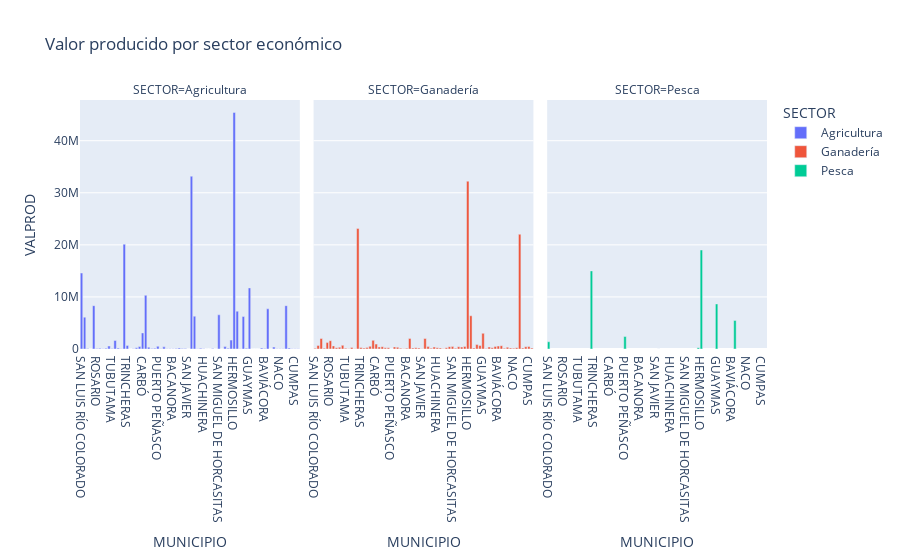

Notebook code cell kept with this figure:
### Code cell
# Graficamos de forma ordenada los municipios con mayor produccion y su sector economico
fig = px.bar(agp_municipios, x='MUNICIPIO', y='VALPROD', color='SECTOR', title='Valor producido por sector económico', facet_col='SECTOR', facet_col_wrap=5)
fig.update_xaxes(categoryorder='total descending')

# Mostrar la figura
fig.show()

### Figure 1 — Plotly figure (JSON) as saved in the notebook; plotly's stock layout.template omitted (floating-point values rounded to 4 significant figures)
{"data": [{"alignmentgroup": "True", "hovertemplate": "SECTOR=Agricultura<br>MUNICIPIO=%{x}<br>VALPROD=%{y}<extra></extra>", "legendgroup": "Agricultura", "marker": {"color": "#636efa", "pattern": {"shape": ""}}, "name": "Agricultura", "offsetgroup": "Agricultura", "orientation": "v", "showlegend": true, "textposition": "auto", "type": "bar", "x": ["ACONCHI", "AGUA PRIETA", "ALAMOS", "ALTAR", "ARIVECHI", "ARIZPE", "ATIL", "BACADÉHUACHI", "BACANORA", "BACERAC", "BACOACHI", "BANÁMICHI", "BAVISPE", "BAVIÁCORA", "BENITO JUÁREZ", "BENJAMÍN HILL", "BÁCUM", "CABORCA", "CAJEME", "CANANEA", "CARBÓ", "CUCURPE", "CUMPAS", "DIVISADEROS", "EMPALME", "ETCHOJOA", "FRONTERAS", "GENERAL PLUTARCO ELÍAS CALLES", "GRANADOS", "GUAYMAS", "HERMOSILLO", "HUACHINERA", "HUATABAMPO", "HUÁSABAS", "HUÉPAC", "IMURIS", "LA COLORADA", "MAGDALENA", "MAZATÁN", "MOCTEZUMA", "NACO", "NACOZARI DE GARCÍA", "NAVOJOA", "NOGALES", "NÁCORI CHICO", "ONAVAS", "OPODEPE", "OQUITOA", "PITIQUITO", "PUERTO PEÑASCO", "QUIRIEGO", "RAYÓN", "ROSARIO", "SAHUARIPA", "SAN FELIPE DE JESÚS", "SAN IGNACIO RÍO MUERTO", "SAN JAVIER", "SAN LUIS RÍO COLORADO", "SAN MIGUEL DE HORCASITAS", "SAN PEDRO DE LA CUEVA", "SANTA ANA", "SANTA CRUZ", "SOYOPA", "SUAQUI GRANDE", "SÁRIC", "TEPACHE", "TRINCHERAS", "TUBUTAMA", "URES", "VILLA HIDALGO", "VILLA PESQUEIRA", "YÉCORA"], "xaxis": "x", "y": [117800.0, 134200.0, 103800.0, 10310000.0, 53150.0, 580100.0, 25950.0, 12410.0, 33010.0, 84520.0, 112700.0, 168000.0, 187200.0, 101900.0, 6237000.0, 160200.0, 7260000.0, 33180000.0, 20130000.0, 225000.0, 3091000.0, 109600.0, 60890.0, 11760.0, 6120000.0, 8322000.0, 471800.0, 1640000.0, 24820.0, 11730000.0, 45420000.0, 50560.0, 7722000.0, 25070.0, 194700.0, 423200.0, 135600.0, 352300.0, 28400.0, 57450.0, 66890.0, 0, 8328000.0, 34400.0, 14900.0, 14890.0, 184600.0, 5596.0, 1705000.0, 521900.0, 80980.0, 173700.0, 98430.0, 148700.0, 52380.0, 6303000.0, 453.5, 14590000.0, 6570000.0, 27520.0, 377200.0, 66380.0, 15430.0, 18480.0, 34600.0, 6580.0, 690800.0, 95090.0, 479000.0, 45850.0, 19420.0, 160600.0], "yaxis": "y"}, {"alignmentgroup": "True", "hovertemplate": "SECTOR=Ganadería<br>MUNICIPIO=%{x}<br>VALPROD=%{y}<extra></extra>", "legendgroup": "Ganadería", "marker": {"color": "#EF553B", "pattern": {"shape": ""}}, "name": "Ganadería", "offsetgroup": "Ganadería", "orientation": "v", "showlegend": true, "textposition": "auto", "type": "bar", "x": ["ACONCHI", "AGUA PRIETA", "ALAMOS", "ALTAR", "ARIVECHI", "ARIZPE", "ATIL", "BACADÉHUACHI", "BACANORA", "BACERAC", "BACOACHI", "BANÁMICHI", "BAVISPE", "BAVIÁCORA", "BENITO JUÁREZ", "BENJAMÍN HILL", "BÁCUM", "CABORCA", "CAJEME", "CANANEA", "CARBÓ", "CUCURPE", "CUMPAS", "DIVISADEROS", "EMPALME", "ETCHOJOA", "FRONTERAS", "GENERAL PLUTARCO ELÍAS CALLES", "GRANADOS", "GUAYMAS", "HERMOSILLO", "HUACHINERA", "HUATABAMPO", "HUÁSABAS", "HUÉPAC", "IMURIS", "LA COLORADA", "MAGDALENA", "MAZATÁN", "MOCTEZUMA", "NACO", "NACOZARI DE GARCÍA", "NAVOJOA", "NOGALES", "NÁCORI CHICO", "ONAVAS", "OPODEPE", "OQUITOA", "PITIQUITO", "PUERTO PEÑASCO", "QUIRIEGO", "RAYÓN", "ROSARIO", "SAHUARIPA", "SAN FELIPE DE JESÚS", "SAN IGNACIO RÍO MUERTO", "SAN JAVIER", "SAN LUIS RÍO COLORADO", "SAN MIGUEL DE HORCASITAS", "SAN PEDRO DE LA CUEVA", "SANTA ANA", "SANTA CRUZ", "SOYOPA", "SUAQUI GRANDE", "SÁRIC", "TEPACHE", "TRINCHERAS", "TUBUTAMA", "URES", "VILLA HIDALGO", "VILLA PESQUEIRA", "YÉCORA"], "xaxis": "x2", "y": [226800.0, 369900.0, 2018000.0, 394800.0, 185500.0, 706000.0, 62320.0, 197700.0, 139400.0, 194800.0, 240900.0, 348000.0, 186100.0, 556300.0, 851900.0, 233000.0, 6385000.0, 2014000.0, 23160000.0, 516000.0, 941200.0, 239200.0, 472000.0, 136800.0, 691400.0, 1236000.0, 435000.0, 52590.0, 151700.0, 3008000.0, 32230000.0, 234500.0, 630100.0, 203000.0, 186100.0, 335700.0, 688300.0, 434100.0, 259100.0, 401500.0, 150000.0, 161900.0, 22030000.0, 432400.0, 449400.0, 101100.0, 469100.0, 33240.0, 493600.0, 4774.0, 2035000.0, 310900.0, 1594000.0, 598700.0, 43521, 459900.0, 71100.0, 133000.0, 465300.0, 193200.0, 343800.0, 162700.0, 239500.0, 155700.0, 251400.0, 168800.0, 286100.0, 138000.0, 1660000.0, 266200.0, 383300.0, 370800.0], "yaxis": "y2"}, {"alignmentgroup": "True", "hovertemplate": "SECTOR=Pesca<br>MUNICIPIO=%{x}<br>VALPROD=%{y}<extra></extra>", "legendgroup": "Pesca", "marker": {"color": "#00cc96", "pattern": {"shape": ""}}, "name": "Pesca", "offsetgroup": "Pesca", "orientation": "v", "showlegend": true, "textposition": "auto", "type": "bar", "x": ["CABORCA", "CAJEME", "GUAYMAS", "HERMOSILLO", "HUATABAMPO", "PITIQUITO", "PUERTO PEÑASCO", "SAN LUIS RÍO COLORADO"], "xaxis": "x3", "y": [1864.0, 15000000.0, 8653000.0, 19010000.0, 5496000.0, 259000.0, 2398000.0, 1392000.0], "yaxis": "y3"}], "layout": {"annotations": [{"font": {}, "showarrow": false, "text": "SECTOR=Agricultura", "x": 0.16, "xanchor": "center", "xref": "paper", "y": 1, "yanchor": "bottom", "yref": "paper"}, {"font": {}, "showarrow": false, "text": "SECTOR=Ganadería", "x": 0.5, "xanchor": "center", "xref": "paper", "y": 1, "yanchor": "bottom", "yref": "paper"}, {"font": {}, "showarrow": false, "text": "SECTOR=Pesca", "x": 0.84, "xanchor": "center", "xref": "paper", "y": 1, "yanchor": "bottom", "yref": "paper"}], "barmode": "relative", "legend": {"title": {"text": "SECTOR"}, "tracegroupgap": 0}, "title": {"text": "Valor producido por sector económico"}, "xaxis": {"anchor": "y", "categoryorder": "total descending", "domain": [0, 0.32], "title": {"text": "MUNICIPIO"}}, "xaxis2": {"anchor": "y2", "categoryorder": "total descending", "domain": [0.34, 0.66], "matches": "x", "title": {"text": "MUNICIPIO"}}, "xaxis3": {"anchor": "y3", "categoryorder": "total descending", "domain": [0.68, 1.0], "matches": "x", "title": {"text": "MUNICIPIO"}}, "yaxis": {"anchor": "x", "domain": [0, 1], "title": {"text": "VALPROD"}}, "yaxis2": {"anchor": "x2", "domain": [0, 1], "matches": "y", "showticklabels": false}, "yaxis3": {"anchor": "x3", "domain": [0, 1], "matches": "y", "showticklabels": false}}}
